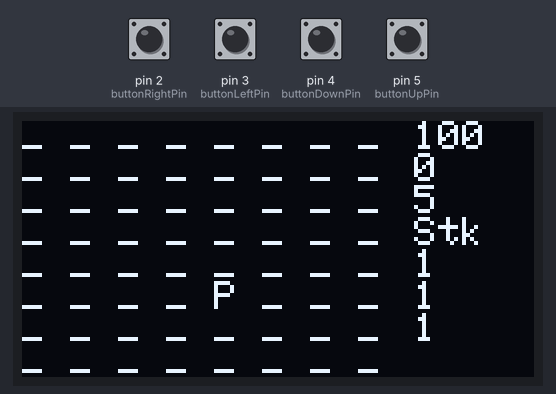
This sketch was run on a simulated Arduino Uno, built with avr-gcc and run on an emulated ATmega328P. Shown: 128×64 one-colour display. The test bench sets the inputs (shaded band); at power-on: pin 2 (buttonRightPin), pin 3 (buttonLeftPin), pin 4 (buttonDownPin), pin 5 (buttonUpPin) HIGH. Random numbers use the default seed unless the sketch sets one.

Above: at 1.5 s.
1.6 s: pin 2 (buttonRightPin) pulled LOW for 1 s
At 3.2 s:
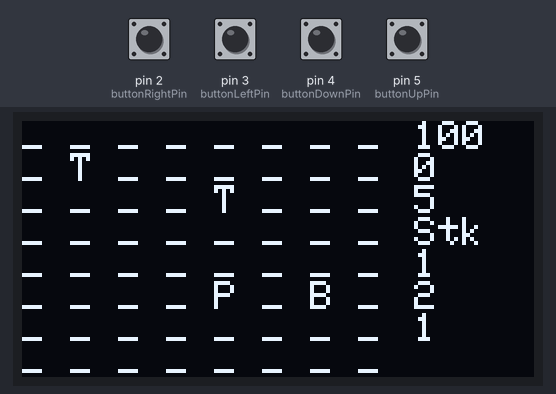
4.1 s: pin 3 (buttonLeftPin) pulled LOW for 1 s
At 5.7 s:
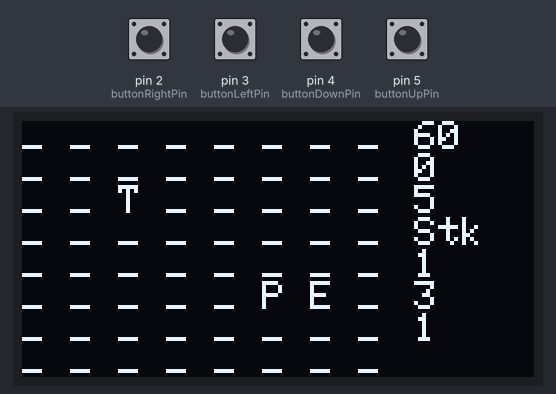
6.6 s: pin 4 (buttonDownPin) pulled LOW for 1 s
At 8.8 s:
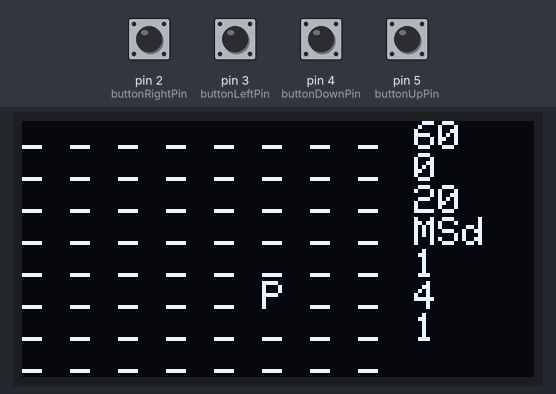
9.1 s: pin 5 (buttonUpPin) pulled LOW for 1 s
At 11.3 s:
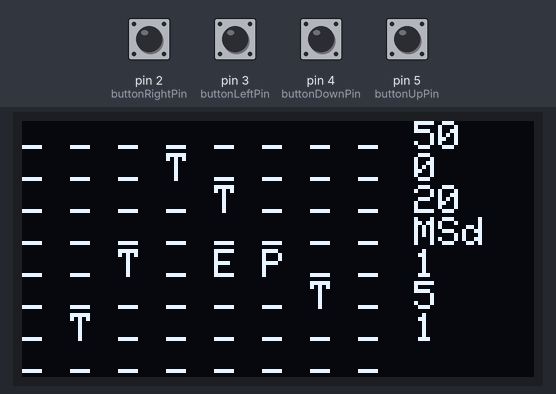
11.6 s: pin 3 (buttonLeftPin) pulled LOW for 0.15 s
At 12.1 s:
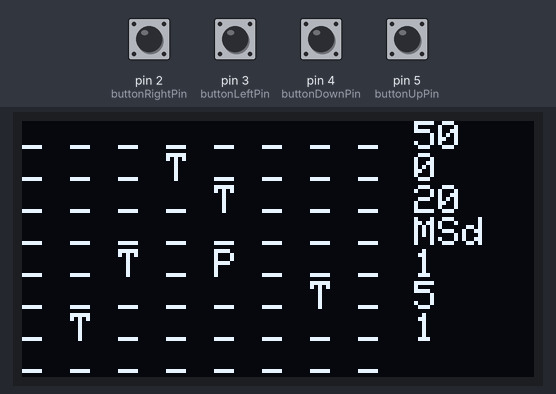
13.3 s: pin 4 (buttonDownPin) pulled LOW for 1 s
At 14.8 s:
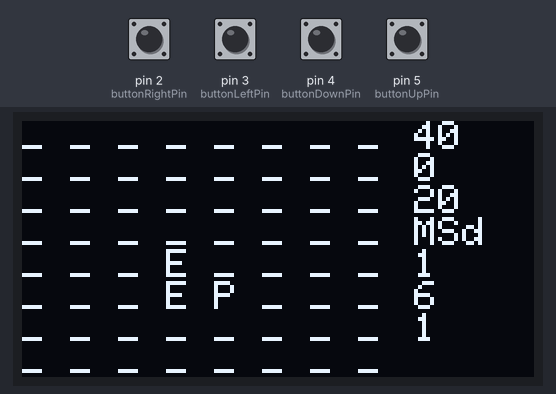
Timing chart, 0 to 16.3 s (numbered marks = the images above; inputs shaded):
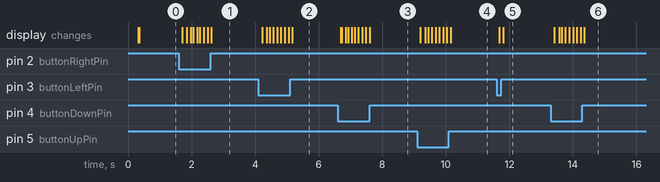

Measured:
- after the input at 1.6 s, the display: first changes after 0.10 s (image 1 shows a later state)
- after the input at 4.1 s, the display: first changes after 0.12 s (image 2 shows a later state)
- after the input at 6.6 s, the display: first changes after 0.09 s (image 3 shows a later state)
- after the input at 9.1 s, the display: first changes after 0.10 s (image 4 shows a later state)
- after the input at 11.6 s, the display: first changes after 0.09 s (image 5 shows a later state)
- after the input at 13.3 s, the display: first changes after 0.11 s (image 6 shows a later state)

The sketch:

game1.ino
```cpp
#include <Adafruit_GFX.h>
#include <Adafruit_SH110X.h>
#include <Wire.h>

#define SCREEN_WIDTH 128
#define SCREEN_HEIGHT 64
#define OLED_RESET    -1
#define i2c_Address 0x3c

Adafruit_SH1106G display = Adafruit_SH1106G(SCREEN_WIDTH, SCREEN_HEIGHT, &Wire, OLED_RESET);

//input buttons
const int buttonUpPin = 5;
const int buttonDownPin = 4;
const int buttonLeftPin = 3;
const int buttonRightPin = 2;

//map dimensions
const int mapWidth = 8;
const int mapHeight = 8;

//player initial position
int playerX = 4;
int playerY = 5;

char gameMap[mapHeight][mapWidth] = {
  {'_', '_', '_', '_', '_', '_', '_', '_'},
  {'_', '_', '_', '_', '_', '_', '_', '_'},
  {'_', '_', '_', '_', '_', '_', '_', '_'},
  {'_', '_', '_', '_', '_', '_', '_', '_'},
  {'_', '_', '_', '_', '_', '_', '_', '_'},
  {'_', '_', '_', '_', '_', '_', '_', '_'},
  {'_', '_', '_', '_', '_', '_', '_', '_'},
  {'_', '_', '_', '_', '_', '_', '_', '_'}
};

//bool isChest = false;
//bool chestHasWeapon = false;

struct Enemy {
  int x, y;
  char symbol;
  int health;
  int damage;
  bool alive;
};

Enemy enemies[4];
Enemy boss[1];

bool gameOver = false;
bool gameStarted = true;
bool gameWon = false;
int difficulty = 1;
int levelProgress = 1;
int stage = 1;

bool playerTurn = true;
int hpPotCount = 0;
int playerHP = 100;
int playerDamage = 5;
String playerWeapon = "Stk";

void setup() {
  //Initialize
  delay(250);
  randomSeed(analogRead(0));
  display.begin(i2c_Address, true);
  display.clearDisplay();
  display.setTextSize(1);
  display.setTextColor(SH110X_WHITE);
  display.setCursor(0, 0);
  pinMode(buttonUpPin, INPUT_PULLUP);
  pinMode(buttonDownPin, INPUT_PULLUP);
  pinMode(buttonLeftPin, INPUT_PULLUP);
  pinMode(buttonRightPin, INPUT_PULLUP);

  //draw the initial map
  drawMap();
  boss[0] = {0,0,'X', 0, 0, false};
  for (int i = 0; i < 4; i++) {
    enemies[i] = {0,0,'X', 0, 0, false};
  }
}

void loop() {
  if (gameWon) {
    //gameWon, wanna try again screen
    display.clearDisplay();
    display.setCursor(10, 20);
    display.print("You Win!");
    display.display();
  }
  else if (!gameStarted) {
    //game start screen
  }
  else if (gameOver) {
    //game over try again screen
    display.clearDisplay();
    display.setCursor(10, 20);
    display.print("Game Over!");
    display.display();
  }
  else {
    if (playerTurn) {
      playersMove();
    }
    else {
      enemiesMove();
      playerTurn = true;
    }
    drawMap();
  }
}

void drawMap() {
  display.clearDisplay();
  for (int y = 0; y < mapHeight; y++) {
    for (int x = 0; x < mapWidth; x++) {
      display.setCursor(x * 12, y * 8);
      display.print(gameMap[y][x]);
    }
  }
  int statX = mapWidth * 12 + 2;
  int statY = 0;

  display.setCursor(statX, statY);
  display.print(playerHP);
  statY += 8;

  display.setCursor(statX, statY);
  display.print(hpPotCount);
  statY += 8;

  display.setCursor(statX, statY);
  display.print(playerDamage);
  statY += 8;

  display.setCursor(statX, statY);
  display.print(playerWeapon);
  statY += 8;

  display.setCursor(statX, statY);
  display.print(difficulty);
  statY += 8;

  display.setCursor(statX, statY);
  display.print(levelProgress);
  statY += 8;

  display.setCursor(statX, statY);
  display.print(stage);
  display.display();
}

void playersMove() {
  gameMap[playerY][playerX] = '_';
  //player makes a move
  if (digitalRead(buttonUpPin) == LOW) {
    if (playerY != 0) {
      if (gameMap[playerY-1][playerX] == '_') {
        move(0, -1);
      }
      else {
        checkObstacle(0, -1);
      }
      playerTurn = false;
    }
    else {
      playerY = mapHeight-1;
      generateNewMap();
    }
    delay(50);
  }
  if (digitalRead(buttonDownPin) == LOW) {
    if (playerY != mapHeight-1) {
      if (gameMap[playerY+1][playerX] == '_') {
        move(0, 1);
      }
      else {
        checkObstacle(0, 1);
      }
      playerTurn = false;
    }
    else {
      playerY = 0;
      generateNewMap();
    }
    delay(50);
  }
  if (digitalRead(buttonLeftPin) == LOW) {
    if (playerX != 0) {
      if (gameMap[playerY][playerX-1] == '_') {
        move(-1, 0);
      }
      else {
        checkObstacle(-1, 0);
      }
      playerTurn = false;
    }
    else {
      playerX = mapWidth-1;
      generateNewMap();
    }
    delay(50);
  }
  if (digitalRead(buttonRightPin) == LOW) {
    if (playerX != mapWidth-1) {
      if (gameMap[playerY][playerX+1] == '_') {
        move(1, 0);
      }
      else {
        checkObstacle(1, 0);
      }
      playerTurn = false;
    }
    else {
      playerX = 0;
      generateNewMap();
    }
    delay(50);
  }
  gameMap[playerY][playerX] = 'P';
}

void move(int x, int y) {
  playerX += x;
  playerY += y;
}

void checkObstacle(int x, int y) {
  char thatTile = gameMap[playerY+y][playerX+x];
  if (thatTile == 'B' || thatTile == 'T') {
    //you wasted a turn.
  }
  if (thatTile == 'C') {
    playerHP -= 10;
    if (playerHP <= 0) {
      playerDeath();
    }
  }
  /* NOT IMPLEMENTED :(
  if (thatTile == 'H') {
    //player opens chest
  }
  */
  if (thatTile == 'L') {
    playerDeath();
  }
  if (thatTile == 'W') {
    takeWeapon(playerX+x, playerY+y);
    move(x, y);
  }
  else {
    hitThatEnemy(playerX+x, playerY+y);
  }
}

void hitThatEnemy(int x, int y) {
  if (boss[0].alive) {
    boss[0].health -= playerDamage;
    if (boss[0].health <= 0) {
      if (boss[0].symbol != 'D') {
        hpPotCount++;
        difficulty = 1;
        levelProgress = -1;
        stage++;
        gameMap[boss[0].y][boss[0].x] = '_';
      }
      else {
        gameWon = true;
      }
      boss[0].alive = false;
    }
  }
  else {
    for (int i = 0; i < 4; i++) {
      if (enemies[i].alive && enemies[i].x == x && enemies[i].y == y) {
        enemies[i].health -= playerDamage;
        if (enemies[i].health <= 0) {
          enemies[i].alive = false;
          gameMap[enemies[i].y][enemies[i].x] = '_';
          //drop
          if (stage == 1) {
            int probability = (difficulty * 10) + ((levelProgress / 2) * 5);
            int randomChance1 = random(0, 100);
            int randomChance2 = random(0, 100);
            if (randomChance1 < probability) {
              hpPotCount++;
            }
            if (randomChance2 < probability) {
              spawnWeapon(x, y);
            }
          }
          else if (stage == 2) {
            int probability = (difficulty * 15) + ((levelProgress / 2) * 5);
            int randomChance1 = random(0, 100);
            int randomChance2 = random(0, 100);
            if (randomChance1 < probability) {
              hpPotCount++;
            }
            if (randomChance2 < probability) {
              spawnWeapon(x, y);
            }
          }
          else {
            int probability = (difficulty * 20) + ((levelProgress / 2) * 5);
            int randomChance1 = random(0, 100);
            int randomChance2 = random(0, 100);
            if (randomChance1 < probability) {
              hpPotCount++;
            }
            if (randomChance2 < probability) {
              spawnWeapon(x, y);
            }
          }
        }
      }
    }
  }

}

void spawnWeapon(int x, int y) {
  gameMap[y][x] = 'W';
}

void takeWeapon(int x, int y) {
  if (stage == 1) {
      playerWeapon = "Swd";
      playerDamage = 8;
  }
  if (stage == 2) {
    if (levelProgress == 1) {
      playerWeapon = "PSk";
      playerDamage = 10;
    }
    else {
      playerWeapon = "Yyo";
      playerDamage = 13;
    }
  }
  else {
    if (levelProgress == 1) {
      playerWeapon = "SSk";
      playerDamage = 15;
    }
    else {
      playerWeapon = "MSd";
      playerDamage = 20;
    }
  }
  gameMap[y][x] = '_';
}

void playerDeath() {
  if (hpPotCount > 0) {
    playerHP = 100;
    hpPotCount--;
    //A death denied, for now.
  }
  else {
    gameOver = true;
  }
}

void generateNewMap() {
  clearCurrentMap();
  killCurrentEnemies();
  if (levelProgress < 21) {
    levelProgress++;
  }
  difficulty = (levelProgress / 7) + 1;
  if (difficulty > 3) {
    difficulty = 3;
  }
  int remainder = levelProgress%7;
  if (levelProgress != 0) {
    if (remainder == 0) {
      generateBoss();
    }
    else {
      int enemyCount = difficulty + (random(0, 100) < (levelProgress * 5) % 100 ? 1 : 0);
      int obstacleCount = random(0, 7);
      generateEnemy(enemyCount);
      generateObstacle(obstacleCount);
    }
  }
  else {
    gameMap[4][4] = 'W';
  }

}

void generateBoss() {
  if (stage == 1) {
    boss[0] = {4, 4, 'O', 35, 10, true};
  }
  else if (stage == 2) {
    boss[0] = {4, 4, 'S', 50, 20, true};
  }
  else if (stage == 3) {
    boss[0] = {4, 4, 'D', 100, 25, true};
  }
}

void clearCurrentMap() {
  for (int i = 0; i < mapHeight; i++) {
    for (int j = 0; j < mapWidth; j++) {
      gameMap[i][j] = '_';
    }
  }
}

void killCurrentEnemies() {
  for (int i = 0; i < 4; i++) {
    enemies[i].alive = false;
  }
  boss[0].alive = false;
}

void generateEnemy(int enemyCount) {
  for (int i = 0; i < enemyCount; i++) {
    int x, y;
    do {
      x = random(1, 7);
      y = random(1, 7);
    } while (gameMap[y][x] != '_');

    int enemyNum = random(0,2);
    if (stage == 1) {
      if (enemyNum == 0) {
        enemies[i] = {x, y, 'E', 5, 10, true};
        gameMap[y][x] = 'E';
      }
      else {
        enemies[i] = {x, y, 'G', 10, 5, true};
        gameMap[y][x] = 'G';
      }
    }
    else if (stage == 2) {
      if (enemyNum == 0) {
        enemies[i] = {x, y, 'A', 10, 15, true};
        gameMap[y][x] = 'A';
      }
      else {
        enemies[i] = {x, y, 'M', 15, 10, true};
        gameMap[y][x] = 'M';
      }
    }
    else {
      if (enemyNum == 0) {
        enemies[i] = {x, y, 'F', 20, 20, true};
        gameMap[y][x] = 'F';
      }
      else {
        enemies[i] = {x, y, 'I', 15, 15, true};
        gameMap[y][x] = 'I';
      }
    }
  }
}

void generateObstacle(int obstacleCount) {
  for (int i = 0; i < obstacleCount; i++) {
    int x, y;
    do {
      x = random(1, 7);
      y = random(1, 7);
    } while (gameMap[y][x] != '_');

    int obsNum = random(0,2);
    if (stage == 1) {
      if (obsNum == 0) {
        gameMap[y][x] = 'B';
      }
      else {
        gameMap[y][x] = 'T';
      }
    }
    else if (stage == 2) {
      if (obsNum == 0) {
        gameMap[y][x] = 'B';
      }
      else {
        gameMap[y][x] = 'C';
      }
    }
    else {
      if (obsNum == 0) {
        gameMap[y][x] = 'B';
      }
      else {
        gameMap[y][x] = 'L';
      }
    }

  }
}

void enemiesMove() {
  if (boss[0].alive) {
    gameMap[boss[0].y][boss[0].x] = '_';
    int dx = playerX - boss[0].x;
    int dy = playerY - boss[0].y;
    if ((abs(dx) == 1 && dy == 0) || (abs(dy) == 1 && dx == 0)) {
      playerHP -= boss[0].damage;
      if (playerHP <= 0) {
        playerDeath();
      }
    }
    else {
      if (abs(dx) > abs(dy)) {
        if (dx > 0) {
          boss[0].x++;
        } else {
          boss[0].x--;
        }
      } else {
        if (dy > 0) {
          boss[0].y++;
        } else {
          boss[0].y--;
        }
      }
    }
    gameMap[boss[0].y][boss[0].x] = boss[0].symbol;
  }
  else {
    //standard enemies
    for (int i = 0; i < 4; i++) {
      if (enemies[i].alive) {
        gameMap[enemies[i].y][enemies[i].x] = '_';
        int dx = playerX - enemies[i].x;
        int dy = playerY - enemies[i].y;
        if ((abs(dx) == 1 && dy == 0) || (abs(dy) == 1 && dx == 0)) {
          playerHP -=  enemies[i].damage;
          if (playerHP <= 0) {
            playerDeath();
          }
        }
        else {
          if (abs(dx) > abs(dy)) {
            if (dx > 0) {
              if (gameMap[enemies[i].y][enemies[i].x+1] == '_') {
                enemies[i].x++;
              }

            } else {
              enemies[i].x--;
            }
          } else {
            if (dy > 0) {
              enemies[i].y++;
            } else {
              enemies[i].y--;
            }
          }
        }
        gameMap[enemies[i].y][enemies[i].x] = enemies[i].symbol;
      }
    }
  }
}
```
